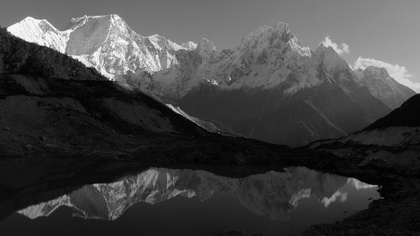
%> input picture Mountains_Greyscale.jpg, 420 x 236 px, shrunk from 4673 x 2629 before the run
$ octave Untitled2.m   (GNU Octave 9; MATLAB toolbox functions it lacks are replaced by stand-ins)
%> lines starting %> are read from the running program, lines starting %| are printed output that depends on the picture
a=imread('Mountains_Greyscale.jpg');
%> a is the input picture: size 236x420x3 uint8; min 0, max 255, mean 66.4
r=size(a,1);
%> r = 236
c=size(a,2);
%> c = 420
color=size(a,3);
%> color = 3
ah=uint8(zeros(r,c));
n=r*c;
%> n = 99120
f=zeros(256,1);
pdf=zeros(256,1);
cdf=zeros(256,1);
cum=zeros(256,1);
out=zeros(256,1);

for i=1:r
	for j=1:c
		value=a(i,j);
		f(value+1)=f(value+1)+1;
		pdf(value+1)=f(value+1)/n;
	end
end
%> after the loop, f = 256 values, max 1871 at index 14, min 0 at index 256, mean 387.2; pdf = 256 values, max 0.0189 at index 14, min 0 at index 256, mean 0.00391

sum=0;
L=255;
for i=1:size(pdf)
	sum=sum+f(i);
	cum(i)=sum;
	cdf(i)=cum(i)/n;
	out(i)=round(cdf(i)*L);
end
%> this loop made 256 passes
%> sum on passes 1 to 3: 33, 88, 273
%> after the loop, cdf = 256 values from 0.000333 to 1; cum = 256 values from 33 to 99120; out = 256 values from 0 to 255; sum = 99120
for i=1:r
	for j=1:c
		ah(i,j)=out(a(i,j)+1);
	end
end
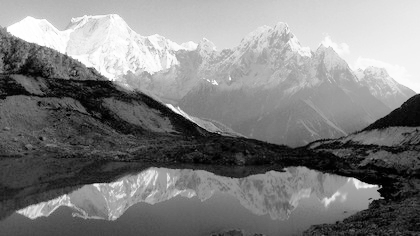
%> ah: size 236x420 uint8; min 0, max 255, mean 128.6
figure,imshow(ah);
he=histeq(a);
figure,imshow(he);
